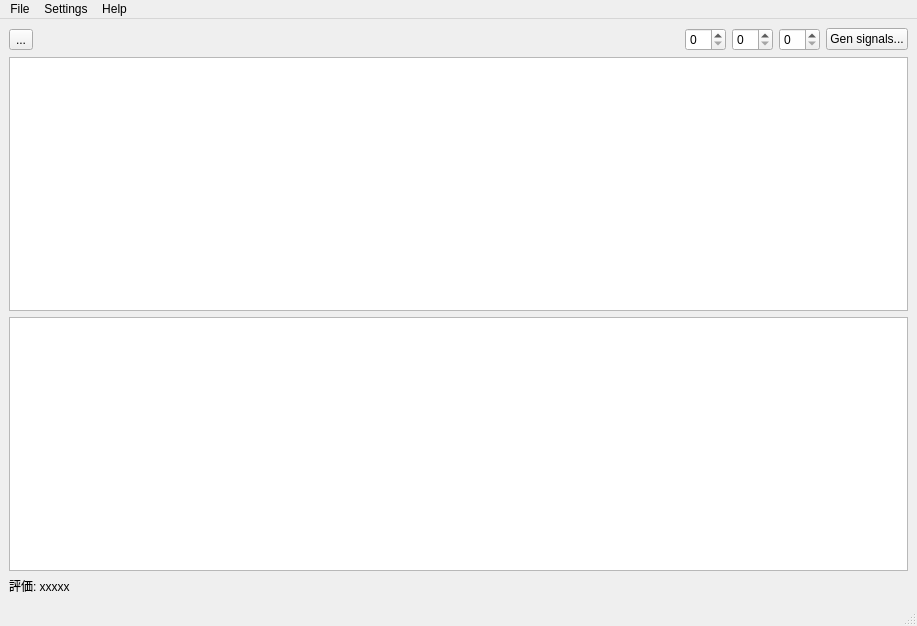
<?xml version="1.0" encoding="UTF-8"?>
<ui version="4.0">
 <class>MainWindow</class>
 <widget class="QMainWindow" name="MainWindow">
  <property name="geometry">
   <rect>
    <x>0</x>
    <y>0</y>
    <width>917</width>
    <height>626</height>
   </rect>
  </property>
  <property name="windowTitle">
   <string>MainWindow</string>
  </property>
  <widget class="QWidget" name="centralwidget">
   <layout class="QVBoxLayout" name="verticalLayout_2">
    <item>
     <layout class="QHBoxLayout" name="horizontalLayout">
      <item>
       <widget class="QToolButton" name="toolButton_2">
        <property name="text">
         <string>...</string>
        </property>
       </widget>
      </item>
      <item>
       <spacer name="horizontalSpacer">
        <property name="orientation">
         <enum>Qt::Horizontal</enum>
        </property>
        <property name="sizeHint" stdset="0">
         <size>
          <width>40</width>
          <height>20</height>
         </size>
        </property>
       </spacer>
      </item>
      <item>
       <widget class="QSpinBox" name="spinBox"/>
      </item>
      <item>
       <widget class="QSpinBox" name="spinBox_2"/>
      </item>
      <item>
       <widget class="QSpinBox" name="spinBox_3"/>
      </item>
      <item>
       <widget class="QPushButton" name="pushButton">
        <property name="text">
         <string>Gen signals...</string>
        </property>
       </widget>
      </item>
     </layout>
    </item>
    <item>
     <layout class="QVBoxLayout" name="verticalLayout">
      <item>
       <widget class="QGraphicsView" name="graphicsView"/>
      </item>
      <item>
       <widget class="QGraphicsView" name="graphicsView_2"/>
      </item>
      <item>
       <widget class="QLabel" name="label">
        <property name="text">
         <string>評価: xxxxx</string>
        </property>
       </widget>
      </item>
     </layout>
    </item>
   </layout>
  </widget>
  <widget class="QMenuBar" name="menubar">
   <property name="geometry">
    <rect>
     <x>0</x>
     <y>0</y>
     <width>917</width>
     <height>31</height>
    </rect>
   </property>
   <widget class="QMenu" name="menu">
    <property name="title">
     <string>File</string>
    </property>
    <widget class="QMenu" name="menuNew">
     <property name="title">
      <string>New...</string>
     </property>
     <addaction name="actionCharp"/>
    </widget>
    <addaction name="menuNew"/>
    <addaction name="separator"/>
    <addaction name="actionRecord"/>
   </widget>
   <widget class="QMenu" name="menuSettings">
    <property name="title">
     <string>Settings</string>
    </property>
    <addaction name="actionPreference"/>
   </widget>
   <widget class="QMenu" name="menuHelp">
    <property name="title">
     <string>Help</string>
    </property>
    <addaction name="actionAbout"/>
   </widget>
   <addaction name="menu"/>
   <addaction name="menuSettings"/>
   <addaction name="menuHelp"/>
  </widget>
  <widget class="QStatusBar" name="statusbar"/>
  <action name="actionCharp">
   <property name="text">
    <string>Charp</string>
   </property>
  </action>
  <action name="actionRecord">
   <property name="text">
    <string>Record</string>
   </property>
  </action>
  <action name="actionPreference">
   <property name="text">
    <string>Preference ...</string>
   </property>
  </action>
  <action name="actionAbout">
   <property name="text">
    <string>About ...</string>
   </property>
  </action>
 </widget>
 <resources/>
 <connections/>
</ui>
